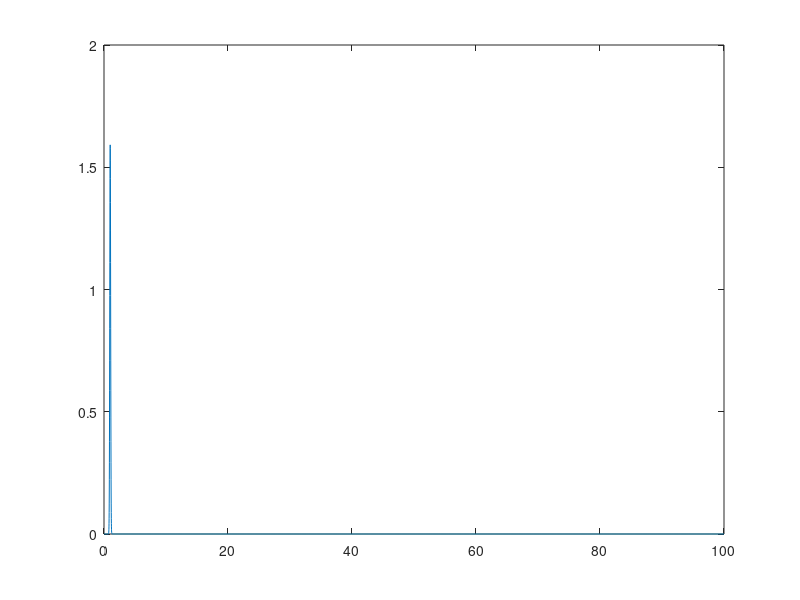

This figure's MATLAB source: (Note: this script raises an error after producing the figure.)
% acoustics2D_axial_sym_driver

%% pressure boundary condition.
a     = 1e-1;   % position to apply boundary condition.
c0   = 1e3;   % acoustic wave speed.
rho = 2e3;   % density
r     = 3e2;   % query point position
d    = 1;  % crack full width.
mu = 0;       % fluid viscosity.
dt = 0.01;
t   = [0:dt:100];
t0 = 1;
T  = 0.1;
g  = exp(-(t-t0).^2/T^2)/(2*pi*d*a);
g_ps = exp(-(t-t0).^2/T^2)/d;

plot(t,g);shg
[ghat, f] = fft_dim(g,dt);
figure;
plot(f,abs(ghat));
 [p, v,  t] = acoustics2D_axial_sym(a, rho, c0, g, dt, r, d, mu,'v');
 [p_ps,  t_ps] = acoustics2D_pointsource(r, c0, g_ps, dt);
subplot(2,1,1);
 plot(t, p./max(p), t_ps, p_ps./max(p_ps));
 subplot(2,1,2);
plot(t,v);

%% velocity boundary condition:
dt = 0.01;
t   = [0:dt:100];
t0 = 1;
T  = 0.1;
g  = exp(-(t-t0).^2/T^2)/rho/c0/(2*pi*a*d);

R = [1:1:100];
P = cell(length(R), 1);
V = cell(length(R), 1);
for i = 1:length(R)
    r = R(i);
    [P{i}, V{i},  t] = acoustics2D_axial_sym(a, rho, c0, g, dt, r, d, mu,'v');
    assert(max(abs(imag(P{i})))<1e-10);
    P{i} = real(P{i});
    V{i} = real(V{i});
end
%
figure;
for i = 1:length(R)
    r = R(i);
    p = P{i};
    v = V{i};
    subplot(1,2,1)
    plot(t, p + i*0.01,'k-');
%     xlim([0 7]);
    hold on;
     ylabel('p');
    subplot(1,2,2);
    plot(t, v + i*0.01/(rho*c0),'k-');
    ylabel('v');
    hold on;
%     xlim([0 7]);
end
hold off;
% xlim([0 7]);
%% compare solution with acoustics2D with point source.
g_ps = g*2*pi*d*a/(pi*a^2*d)*rho*c0^2;
P_ps = cell(length(R), 1);
for i = 1:length(R)
    r = R(i);
    [P_ps{i},  t_ps] = acoustics2D_pointsource(r, c0, g_ps, dt);
    assert(max(abs(imag(P_ps{i})))<1e-10);
    P_ps{i} = real(P_ps{i});
end
%%
figure;
for i = 1:length(R)
    r = R(i);
    p = P{i};
    p_ps = P_ps{i};
%     plot(t, p + i*0.01,'k-');
    plot(t_ps, p_ps + i*0.01,'r-');
     ylabel('p');
     hold on;
end
hold off;
xlim([0 7]);



